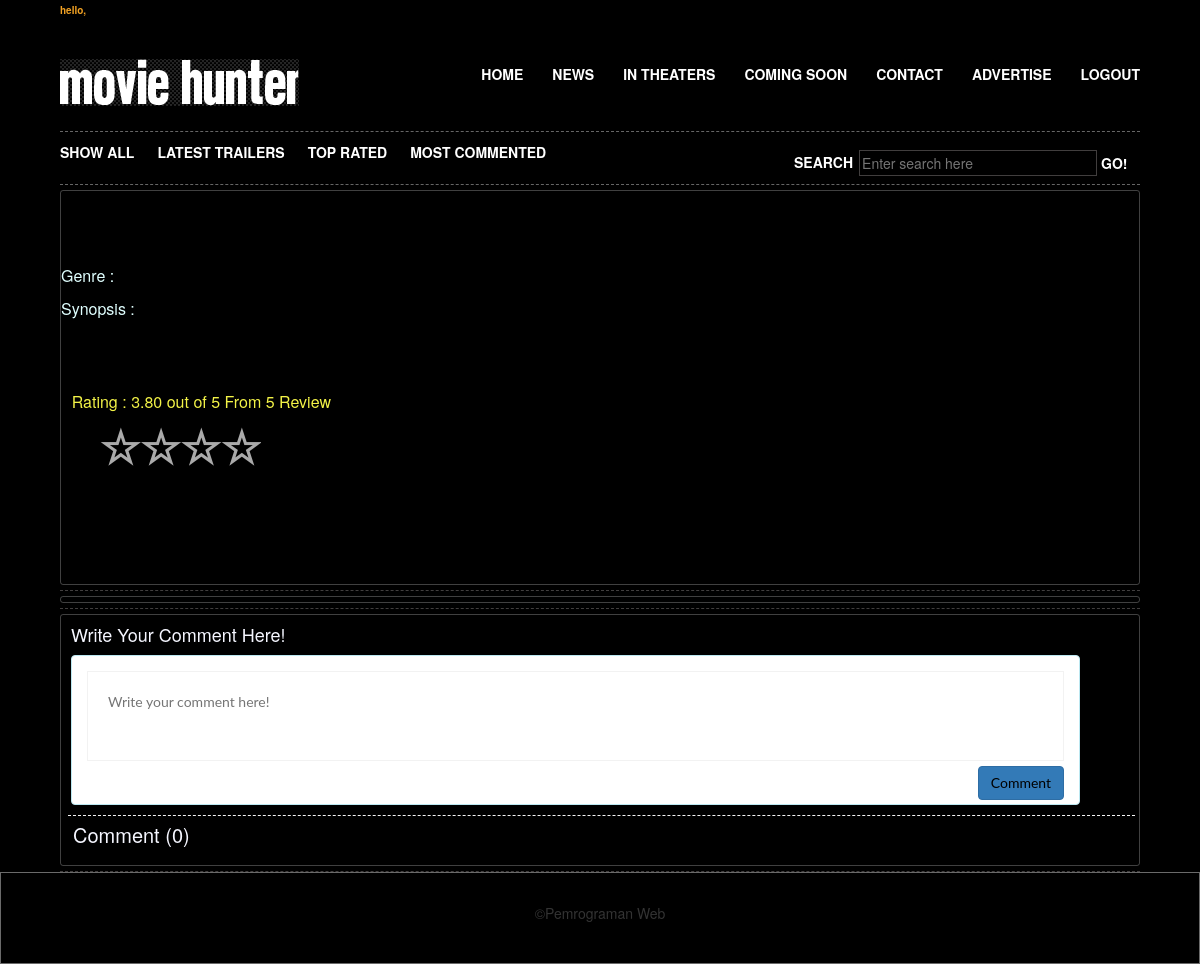
The app's page /viewMovie.php, older data.
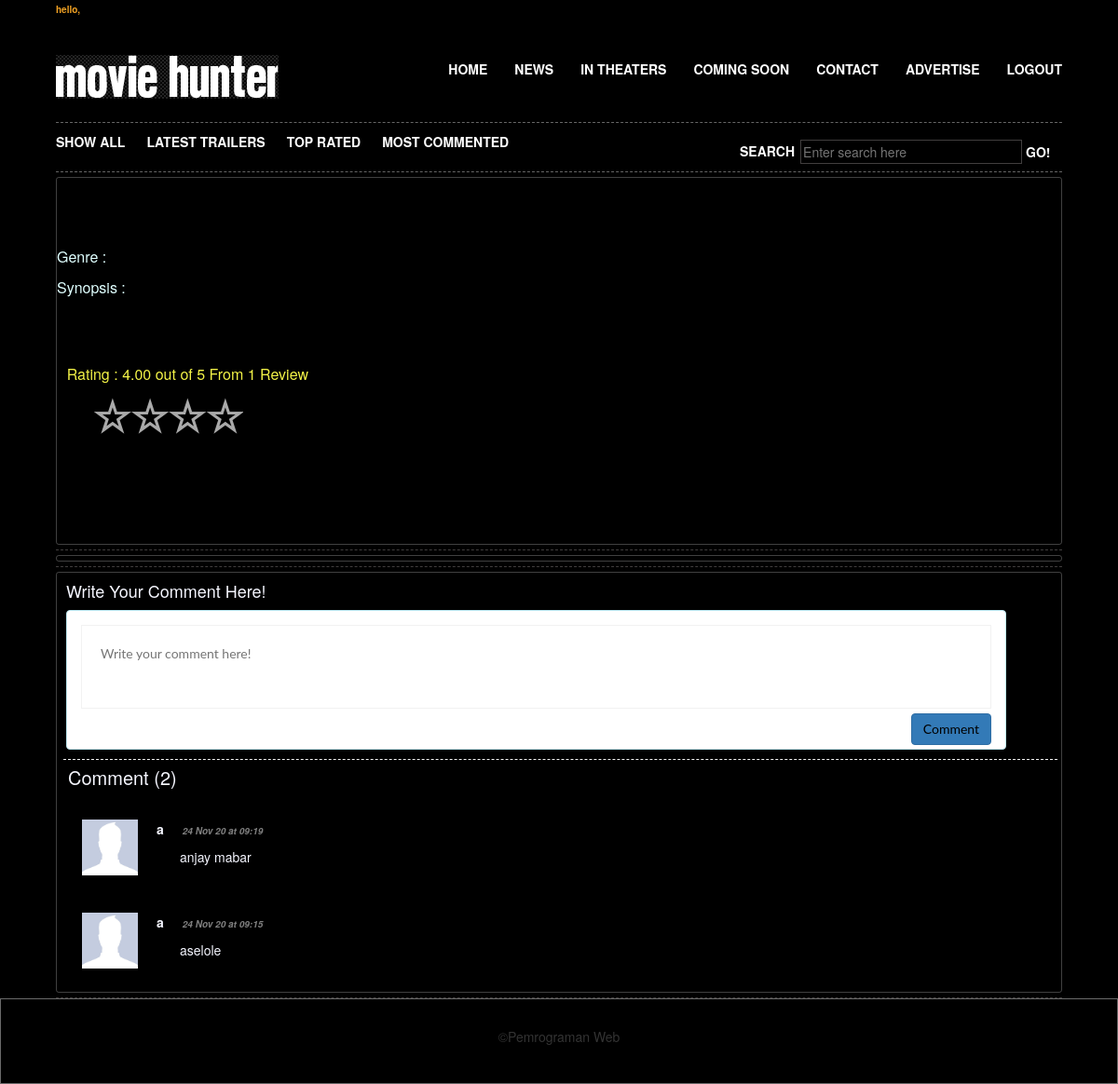
The same page, newer data.
### tables this page shows
CREATE TABLE `comment` (
  `id` int(11) NOT NULL,
  `id_movie` int(11) NOT NULL,
  `username` varchar(12) NOT NULL,
  `comment` text NOT NULL,
  `timestamp` varchar(100) NOT NULL
);

### viewMovie.php (the view, shortened to what this page needs)
<?php
$db = new Connection;
$conn = $db->getConnection();
$tes = $_GET['title'];
$querysearch = "SELECT * FROM movie where name_movie = '$tes'";
$querydesc = "SELECT d.detail FROM detailmovie as d,movie as m where d.id_movie = m.id_movie and m.name_movie = '$tes'";
$queryratingfilm = "SELECT COUNT(r.rating) as totals,cast(SUM(r.rating) / COUNT(r.rating) as decimal(10,2)) as rate FROM detailmovie as d, movie as m, review as r WHERE m.id_movie = d.id_movie and r.id_movie = d.id_movie";
$querycomment = "SELECT COUNT(*) as jml FROM comment";
$querycomment2 = "SELECT * FROM comment ORDER BY id desc";
$movie = $conn->query($querysearch)->fetch_all(MYSQLI_ASSOC);
$synopsis = $conn->query($querydesc)->fetch_all(MYSQLI_ASSOC);
$rating = $conn->query($queryratingfilm)->fetch_all(MYSQLI_ASSOC);
$comment = $conn->query($querycomment)->fetch_all(MYSQLI_ASSOC);
$comment2 = $conn->query($querycomment2)->fetch_all(MYSQLI_ASSOC);
?>
<!DOCTYPE html>
<html lang="en">
<head>
    <link rel="stylesheet" href="css/style.css" type="text/css" media="all" />
    <link rel="stylesheet" type="text/css" href="bootstrap/css/bootstrap.min.css" />
    <link rel="stylesheet" type="text/css" href="font-awesome/css/font-awesome.min.css" />
</head>
<body>
    <div id="shell">
        <div id="header">
            <h1 id="logo"><img src="images/logo.gif" alt=""></h1>
            <h2 style="margin-top: 0px;padding-top: 5px;">hello, <?= $_SESSION['auth']['username'] ?></h2>
            <div id="navigation">
                <form method="post">
                    <ul>
                        <li><a href="homepage.php">HOME</a></li>
                        <li><a href="#">NEWS</a></li>
                        <li><a href="#">IN THEATERS</a></li>
                        <li><a href="#">COMING SOON</a></li>
                        <li><a href="#">CONTACT</a></li>
                        <li><a href="#">ADVERTISE</a></li>
                        <li><a href="login.php">LOGOUT</a></li>
                    </ul>
                </form>
            </div>
            <div id="sub-navigation">
                <ul>
                    <li><a href="showAll.php">SHOW ALL</a></li>
                    <li><a href="#">LATEST TRAILERS</a></li>
                    <li><a href="#">TOP RATED</a></li>
                    <li><a href="#">MOST COMMENTED</a></li>
                </ul>
                <div id="search">
                    <form action="#" method="get" accept-charset="utf-8">
                        <label for="search-field">SEARCH</label>
                        <input type="text" name="search field" placeholder="Enter search here" id="search-field" class="blink search-field" />
                        <input type="submit" value="GO!" class="search-button" />
                    </form>
                </div>
            </div>
        </div>
        <div id="main">
            <div id="content">
                <div class="box" style="height: 395px;">
                    <div class="pic">
                    </div>
                    <div class="head">
                    </div>
                    <br>
                    <div id="movieid">
                        <p>Genre : <?= $movie[0]['genre'] ?></p>
                        <p>Synopsis : <br> <?= $synopsis[0]['detail'] ?></p>
                    </div>
                    <br> <br> <br>
                    <div class="ratin">Rating : <?= $rating[0]['rate'] ?> out of 5 From <?= $rating[0]['totals'] ?> Review</div>
                    <div class="rating">
                    <input name="stars" id="e5" type="radio" onclick="rate(5)"></a><label for="e5">☆</label>
                    <input name="stars" id="e4" type="radio" onclick="rate(4)"></a><label for="e4">☆</label>
                    <input name="stars" id="e3" type="radio" onclick="rate(3)"></a><label for="e3">☆</label>
                    <input name="stars" id="e2" type="radio" onclick="rate(2)"></a><label for="e2">☆</label>
                    </div>
                    <br> <br> <br>
                </div>
            </div>
        </div>
        <div id="main">
            <div id="content">
                <div class="box">
                </div>
            </div>
        </div>
        <div id="main">
            <div id="content">
                <div class="box">
                    <h4 style="margin-left: 10px;">Write Your Comment Here!</h4>
                    <div class="container pb-cmnt-container" style="margin: 0%;padding: 0px; margin-left: 10px;">
                        <div class="row" style="width: 95%;margin: 0%;">
                            <div class="col-md-6 col-md-offset-3" style="height: 150px;padding-left: 0px;margin: 0px;width: 100%;">
                                <div class="panel panel-info" style="height: 150px;">
                                    <div class="panel-body" style="height: 150px;">
                                        <form class="form-inline" method="POST" action="comment.php?title=<?=$tes;?>">
                                            <textarea placeholder="Write your comment here!" class="pb-cmnt-textarea" name="comment"></textarea>
                                            <button class="btn btn-primary pull-right" type="submit">Comment</button>
                                        </form>
                                    </div>
                                </div>
                            </div>
                        </div>
                    </div>
                    <div class="comment" style="width: 99%;margin-left: 7px;border-top: 1px dashed whitesmoke;margin-top: 10px;">
                        <p style="font-size: 20px;margin-left: 5px;margin-top: 5px;">Comment (<?= $comment[0]['jml']?>)</p>
                        <?php foreach ($comment2 as $key => $val) { ?>
                            <div class="comm">
                                <img src="images/profiles.jpg" alt="">
                                <b style="padding-top: 20px;padding-left: 20px; display: inline-block;margin-bottom: 10px;"><?=$val['username']?><i style="padding-left: 20px;font-size: 10px; color: gray;"><?=$val['timestamp']?></i></b>
                                <br>
                                <p style="float: left; margin: 0%; padding-left: 45px;"><?=$val['comment']?></p>
                            </div>
                        <?php } ?>
                    </div>
                </div>
            </div>
        </div>
        <footer>
            <p style="text-align: center;">&copy;Pemrograman Web</p>
        </footer>
    </div>
</body>
</html>

### css/style.css (style rules this page uses)
* { margin:0; padding:0; outline:0; }
body { font-size:12px; line-height:1.3; font-family:Arial, Helvetica, Sans-Serif; color:#ccc; background:url('images/body-bg.gif'); }
a { color:#e7b038; text-decoration:underline; cursor:pointer; }
input, textarea, select { font-size:12px; font-family:Arial, Helvetica, sans-serif; }
textarea { overflow:auto; }
h2 { font-size:10px; color:#f2a223; font-weight:bold; }
h4 { font-size:14px; color:#f3b12b; font-weight:bold; }
#shell { width:980px; margin:0 auto; }
#header { position:relative; }
h1#logo { position:absolute; top:37px; left:0; }
#navigation { float:right; clear:right; padding-top:28px; padding-bottom:47px; }
#navigation ul { list-style:none; }
#navigation ul li { float:left; display:inline; padding-left:29px; }
#navigation ul li a { font-size:14px; font-weight:bold; color:#fff; text-decoration:none; }
#sub-navigation { display:block; clear:right; border-top:1px dashed #666; border-bottom:1px dashed #666; padding:8px 0; }
#sub-navigation ul { list-style:none; }
#sub-navigation ul li { float:left; display:inline; padding-right:23px; }
#sub-navigation ul li a { font-size:14px; font-weight:bold; color:#fff; line-height:24px; text-decoration:none; }
#search { width:346px; margin:0 0 0 auto; }
#search label { float:left; display:inline; font-size:14px; font-weight:bold; color:#fff; line-height:24px; padding-right:6px; }
#search .search-field { width:238px; border:1px solid #413e3e; background:#000; color:#787878; padding:2px 0 2px 2px; }
#search .search-button { font-size:14px; font-weight:bold; border:0; background:none; color:#fff; cursor:pointer; }
#main { border-bottom:1px dashed #413e3e; }
.box { width:980px; border-bottom:1px dashed #413e3e; padding-bottom:21px; }
.box .head { width:980px; padding-top:14px; padding-bottom:11px; }
.rating { float:left; width:152px; padding-top:8px; }

### viewMovie.php (style rules this page uses)
body { margin: 0%; }
#shell { width: 100%; background-color: black; }
#header { width: 90%; margin: auto; }
#main { width: 90%; margin: auto; }
.box { margin-top: 5px; margin-bottom: 5px; width: 100%; color: rgb(245, 246, 255); border: 1px solid rgba(128, 128, 128, 0.5); border-radius: 3px; overflow: hidden; padding-bottom: 0.5%; }
.pic { width: 30%; float: left; }
.head { font-size: 16px; color: lightcyan; }
#movieid { font-size: 16px; color: lightcyan; text-align: left; }
.ratin { margin: 0%; width: 100%; margin-left: 1%; font-size: 16px; color: rgb(243, 243, 71); text-align: left; }
footer { width: 100%; padding-top: 2.5%; padding-bottom: 2.5%; margin: auto; border: 1px solid rgba(211, 211, 211, 0.5); }
h2 { font-size: 10px; color: #f2a223; font-weight: bold; text-align: left; }
.pb-cmnt-container { font-family: Lato; margin: 0%; width: 100%; margin-top: 15px; }
.pb-cmnt-textarea { resize: none; padding: 20px; height: 90px; width: 100%; border: 1px solid #F2F2F2; color: black; }
.btn { color: black; }
.rating { padding: 0%; width: 200px; height: 60px; margin: 0%; font-size: 45px; overflow: hidden; }
.rating a, .rating label { float: right; color: #aaa; text-decoration: none; -webkit-transition: color .4s; -moz-transition: color .4s; -o-transition: color .4s; transition: color .4s; }
.comm { width: 80%; height: 100px; background-color: black; }
.comm img { margin-left: 20px; margin-top: 20px; width: 60px; height: 60px; float: left; }

Row changes from the older to the newer data that the page shows:
added comment: username "a", timestamp "24 Nov 20 at 09:19", comment "anjay mabar"
added comment: username "a", timestamp "24 Nov 20 at 09:15", comment "aselole"
Text that changed along with them:
$rating[0]['rate']: "3.80" → "4.00"
$rating[0]['totals']: "5" → "1"
$comment[0]['jml']: "0" → "2"
